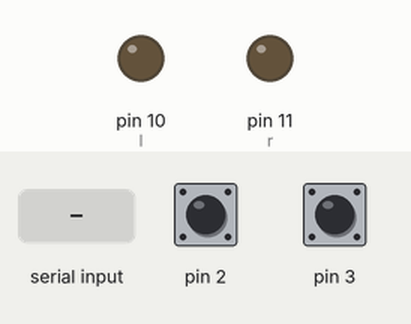
This sketch was run on a simulated Arduino Uno, built with avr-gcc and run on an emulated ATmega328P. Shown: output pins drawn as LEDs (lit = HIGH). Inputs (shaded band) come from the test bench; at power-on: pin 2 HIGH, pin 3 HIGH. What the sketch prints to the serial monitor is not drawn.

Above: at 1.2 s.
1.3 s: pin 2 pulled LOW for 0.15 s
At 2.3 s:
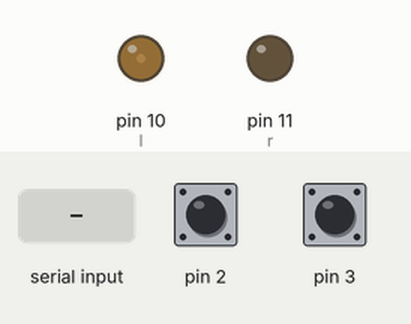
2.9 s: "b" received over Serial
At 4.1 s:
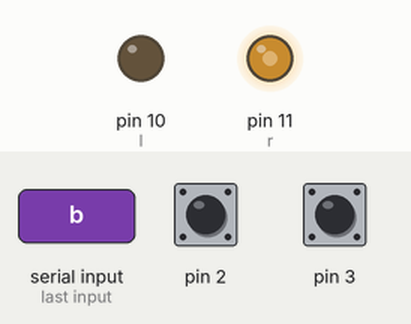
4.4 s: "a" received over Serial
At 5.2 s:
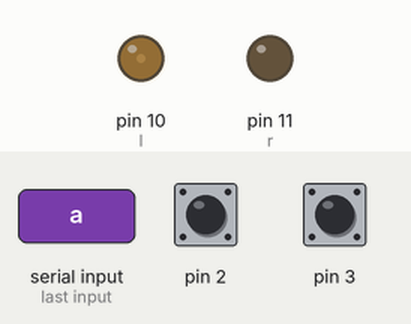
5.9 s: "c" received over Serial
At 6.3 s:
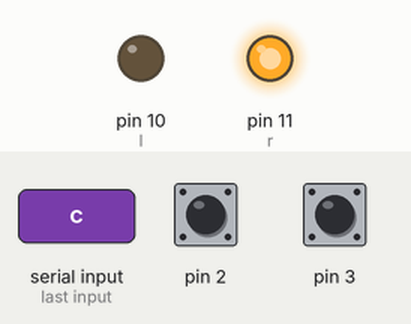
7.4 s: pin 2 pulled LOW for 1 s
Timing chart, 0 to 10.4 s (numbered marks = the images above; inputs shaded):
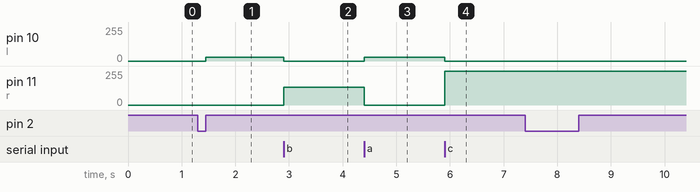

Measured:
- after the input at 1.3 s, pin 10 (l): 0/255 → 30/255 after 0.15 s
- after the input at 2.9 s, pin 10 (l): 30/255 → 0/255 at once; pin 11 (r): 0/255 → 133/255 at once
- after the input at 4.4 s, pin 10 (l): 0/255 → 30/255 at once; pin 11 (r): 133/255 → 0/255 at once
- after the input at 5.9 s, pin 10 (l): 30/255 → 0/255 at once; pin 11 (r): 0/255 → 255/255 at once

The sketch:

position_control.ino
```cpp
int Dir,Signal,encoder_pos,target,PWM;


float kp = 1.35;
float ki = 0.00005;
float kd = 0.01;

float preT = 0;
float preErr = 0;
float errI = 0;
float currentT = 0;
float deltaT = 0;
float err = 0;
float der = 0;

const int r = 11,l = 10;


void Encoder_read(){

  if(digitalRead(3)==1){
    encoder_pos++;
  }else{
    encoder_pos--;
  }
}
void Drive(){
   if (Signal < 0) //negative value: CCW
  {
    Dir = -1;
  }
  else if (Signal > 0) //positive: CW
  {
    Dir = 1;
  }
  else //0: STOP - this might be a bad practice when you overshoot the setpoint
  {
    Dir = 0;
  }

  PWM = (int)fabs(Signal); //PWM values cannot be negative and have to be integers
  if (PWM > 255) //fabs() = floating point absolute value
  {
    PWM = 255; //capping the PWM signal - 8 bit
  }

  if (PWM < 30 && err != 0)
  {
    PWM = 30;
  }
  if (Dir == -1) //-1 == CCW
  {
    analogWrite(r, 0);
    analogWrite(l, PWM);
  }
  else if (Dir == 1) // == 1, CW
  {
    analogWrite(r, PWM);
    analogWrite(l, 0);
  }
  else // == 0, stop/break
  {
    analogWrite(r, 0);
    analogWrite(l, 0);
    PWM = 0;
    //In this block we also shut down the motor and set the PWM to zero
  }
}
void PID(){
  currentT = micros();
  deltaT = (currentT - preT) / 4000000.0;
  preT = currentT;
  err = target - encoder_pos;
  der = (err - preErr) / deltaT;
  errI += (err * deltaT);
  Signal = (kp * err) + (kd * der) + (ki * errI);

  preErr = err;
}

void setup() {
  // put your setup code here, to run once:
digitalWrite(r,OUTPUT);
digitalWrite(l,OUTPUT);
digitalWrite(3,INPUT_PULLUP);
digitalWrite(2,INPUT_PULLUP);


attachInterrupt(0,Encoder_read,RISING);
Serial.begin(9600);
}

void loop() {
  // put your main code here, to run repeatedly:
  if (Serial.available()){
    char c =Serial.read();
    if (c == 'a'){
      target = 0;
    }
    if (c == 'b'){
      target = 100;
    }
    if (c == 'c'){
      target = 200;
    }
  }
  PID();
  Drive();
  Serial.println(encoder_pos);

}
```
